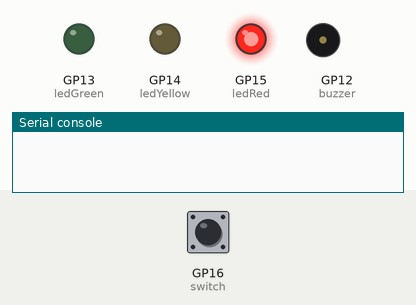
The program below on a simulated Raspberry Pi Pico running MicroPython. Shown: output pins drawn as LEDs (lit = HIGH), buzzer (waves = sounding, pin HIGH), the last lines printed to the serial console. Wiring (from the project's diagram.json): buzzer on GP12, green LED on GP13, yellow LED on GP14, red LED on GP15, green button on GP16. The inputs (shaded band) are chosen by the test bench; at power-on: GP16 (switch) LOW.

Above: at 15.3 s.
15.4 s: GP16 (switch) driven LOW
At 18.7 s:
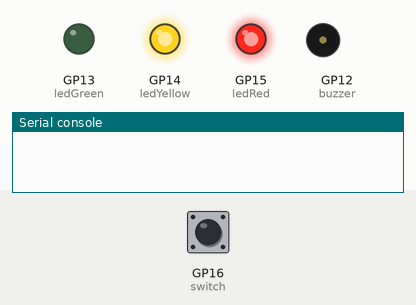
28.6 s: GP16 (switch) driven HIGH
At 33.0 s:
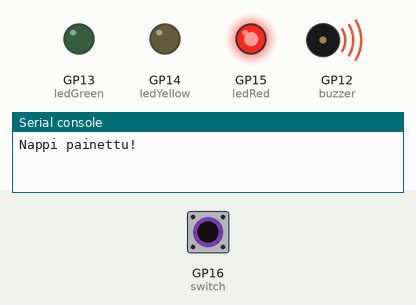
At 47.3 s:
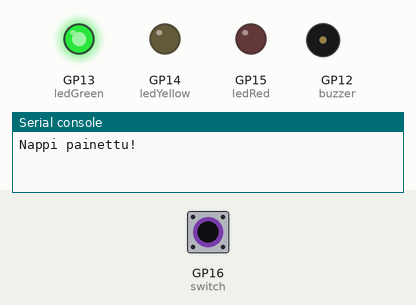
Timing chart, 0 to 48.6 s (numbered marks = the images above; inputs shaded):
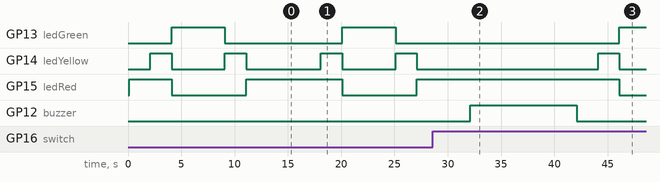

The program:

main.py
```python
import time
import machine

time.sleep(0.1) # Wait for USB to become ready

switch = machine.Pin(16, machine.Pin.IN, machine.Pin.PULL_DOWN)
buzzer = machine.Pin(12, machine.Pin.OUT)

ledRed = machine.Pin(15, machine.Pin.OUT)
ledYellow = machine.Pin(14, machine.Pin.OUT)
ledGreen = machine.Pin(13, machine.Pin.OUT)


while True:
    if switch.value() == 1:
        print("Nappi painettu!")
        ledRed.value(1)
        buzzer.value(1)
        time.sleep(10)
        buzzer.value(0)
        ledRed.value(0)

    ledRed.value(1)
    time.sleep(2)
    ledYellow.value(1)
    time.sleep(2)
    ledRed.value(0)
    ledYellow.value(0)
    ledGreen.value(1)
    time.sleep(5)
    ledGreen.value(0)
    ledYellow.value(1)
    time.sleep(2)
    ledYellow.value(0)
    ledRed.value(1)
    time.sleep(5)
```

Measured:
- after the input at 28.6 s, GP12 (buzzer): LOW → HIGH after 3.5 s, → LOW 10.0 s later
